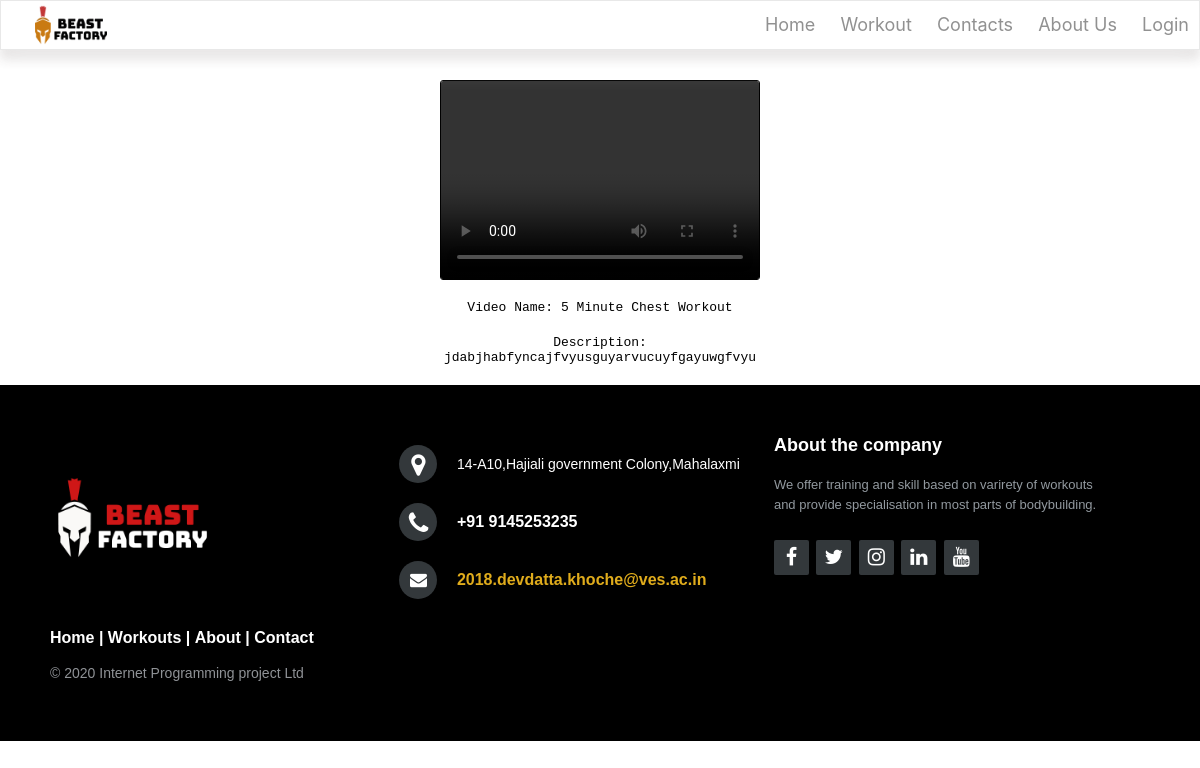
Page /pages/trainer/view.php on the earlier database version.
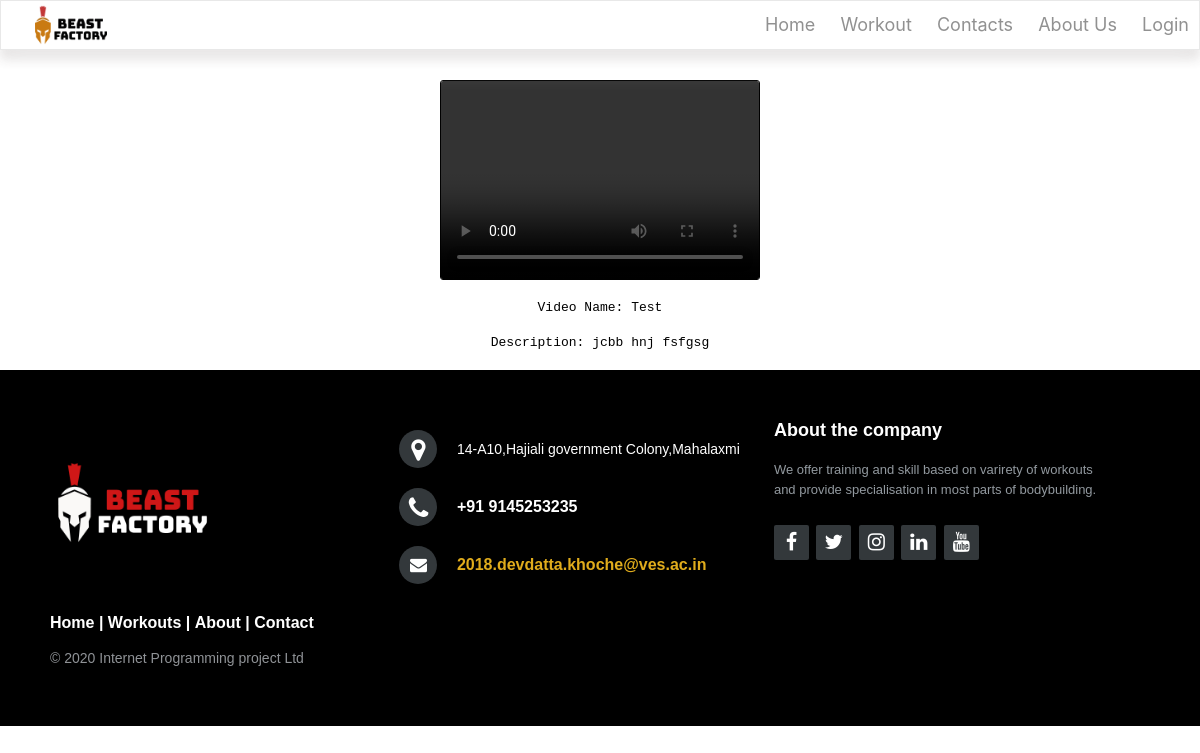
Same page on the later database version.
### tables this page shows
CREATE TABLE `Workout` (
  `Video_Name` varchar(100) NOT NULL,
  `Video_id` int(10) NOT NULL,
  `Price` int(11) NOT NULL,
  `Trainer_id` int(10) DEFAULT NULL,
  `name` varchar(255) NOT NULL,
  `location` varchar(255) NOT NULL,
  `Description` varchar(10000) NOT NULL,
  `tag` varchar(255) NOT NULL
);

### pages/trainer/view.php (the view, shortened to what this page needs)
<?php
include '../includes/dbh.inc.php';
?>
<!doctype html>
<html>
  <head>
  </head>
  <body>
  <?php
    require('../../components/basic/header.php')
  ?>
    <div>
     <?php
     $fetchVideos = mysqli_query($conn, "SELECT * FROM Workout ORDER BY Video_id DESC");
     while($row = mysqli_fetch_assoc($fetchVideos)){
        $location = $row['location'];
        echo "<div class='Content-center'>";
        echo "<video src='".$location."' controls width='320px' height='200px' >";
        echo "</div>";
        echo "<div class='Content-center'>";
        echo "<p><span>Video Name:</span> ". $row['Video_Name'] . "</p>";
        echo "</div>";
        echo "<div class='Content-center'>";
        echo "<p><span>Description:</span> ". $row['Description'] . "</p>";
        echo "</div>";
        echo "<br>";
        break;
     }
     ?>
    </div>
    <?php
        require('../../components/basic/footer.php')
    ?>
  </body>
</html>

### components/basic/header.php (shortened to what this page needs)
<!DOCTYPE html>
<html lang="en">
<head>
    <link rel="stylesheet" href="/css/common/header.css">
</head>
<body>
    <nav class="nav">
        <div class="nav-header">
            <div class="nav-title">
                <img src="/img/logo/logo_yellow_horizontal.png">
            </div>
        </div>
        <div class="nav-links">
            <a href="/pages/member/home.php" target="">Home</a>
            <a href="/pages/member/workouts.php" target="">Workout</a>
            <a href="/pages/member/contact.php" target="">Contacts</a>
            <a href="/pages/member/aboutus.php" target="">About Us</a>
            <?php
            if (isset($_SESSION["memberid"])) {
              echo "<a href='../../pages/member/videoList.php'>Dashboard</a>";
              echo "<a href='../includes/logout.inc.php'>Logout</a>";
            }
            elseif (isset($_SESSION["admin_userid"])) {
              echo "<a href='../../pages/admin/trainerList.php'>Dashboard</a>";
              echo "<a href='../includes/logout.inc.php'>Logout</a>";
            }
            elseif (isset($_SESSION["trainer_userid"])) {
              echo "<a href='../../pages/trainer/trainerVideoList.php'>Dashboard</a>";
              echo "<a href='../includes/logout.inc.php'>Logout</a>";
            }
            else {
              echo "<a href='../member/signIn.php'>Login</a>";
            }
          ?>
        </div>
    </nav>
</body>
</html>

### components/basic/footer.php (shortened to what this page needs)
<!DOCTYPE html>
<html>
<head>
	<link rel="stylesheet" href="http://maxcdn.bootstrapcdn.com/font-awesome/4.2.0/css/font-awesome.min.css">
	<link rel="stylesheet" href="/css/common/footer.css">
</head>
	<body>
		<footer class="footer footer-distributed">
			<div class="footer-left">
          <img src="/img/logo/logo_footer.png">
				<p class="footer-links">
					<a href="#">Home</a>
					|
					<a href="#">Workouts</a>
					|
					<a href="#">About</a>
					|
					<a href="#">Contact</a>
				</p>
				<p class="footer-company-name">© 2020 Internet Programming project Ltd</p>
			</div>
			<div class="footer-center">
				<div>
					<i class="fa fa-map-marker"></i>
					  <p><span>14-A10,Hajiali government Colony,Mahalaxmi</p>
				</div>
				<div>
					<i class="fa fa-phone"></i>
					<p>+91 9145253235</p>
				</div>
				<div>
					<i class="fa fa-envelope"></i>
					<p><a href="mailto:2018.devdatta.khoche@ves.ac.in">2018.devdatta.khoche@ves.ac.in</a></p>
				</div>
			</div>
			<div class="footer-right">
				<p class="footer-company-about">
					<span>About the company</span>
					We offer training and skill based on varirety of workouts and provide specialisation in most parts of bodybuilding.</p>
				<div class="footer-icons">
					<a href="#"><i class="fa fa-facebook"></i></a>
					<a href="#"><i class="fa fa-twitter"></i></a>
					<a href="#"><i class="fa fa-instagram"></i></a>
					<a href="#"><i class="fa fa-linkedin"></i></a>
					<a href="#"><i class="fa fa-youtube"></i></a>
				</div>
			</div>
		</footer>
	</body>
</html>

### css/common/header.css (style rules this page uses)
* { box-sizing: border-box; }
body { font-family: -apple-system, BlinkMacSystemFont, 'Segoe UI', Roboto, Oxygen, Ubuntu, Cantarell, 'Open Sans', 'Helvetica Neue', sans-serif; margin-top: 80px; }
.nav { height: 50px; width: 100%; background-color: #ffffff; position: relative; border: 1px solid #e8e8e8; box-shadow: 0 14px 28px rgb(255 255 255 / 25%), 0 10px 10px rgb(134 122 122 / 22%); position: fixed; top:0; z-index: 100; }
.nav > .nav-header { display: inline; }
.nav > .nav-header > .nav-title { display: inline-block; font-size: 22px; color: black; padding: 10px 10px 10px 10px; }
.nav > .nav-links { display: inline; float: right; font-size: 18px; }
.nav-title img { position: absolute; left: 30px; top: -16px; width: 80px; }
.nav > .nav-links > a { display: inline-block; padding: 13px 10px 13px 10px; text-decoration: none; color: #919191; }

### css/common/footer.css (style rules this page uses)
* { padding:0; margin:0; }
@media (max-height:800px) { footer { position: static; } }
.footer-distributed { background-color: black; box-sizing: border-box; width: 100%; text-align: left; font: bold 16px sans-serif; padding: 50px 50px 60px 50px; }
.footer-distributed .footer-left, .footer-distributed .footer-center, .footer-distributed .footer-right { display: inline-block; vertical-align: top; }
.footer-distributed .footer-left { width: 30%; margin: 0px; }
.footer-distributed .footer-left img { width: 50%; margin : 0; padding :0; }
.footer-distributed .footer-links { color: #ffffff; margin: 20px 0 12px; }
.footer-distributed .footer-links a { display:inline-block; line-height: 1.8; text-decoration: none; color: inherit; }
.footer-distributed .footer-company-name { color: #8f9296; font-size: 14px; font-weight: normal; margin: 0; }
.footer-distributed .footer-center { width: 35%; }
.footer-distributed .footer-center i { background-color: #33383b; color: #ffffff; font-size: 25px; width: 38px; height: 38px; border-radius: 50%; text-align: center; line-height: 42px; margin: 10px 15px; vertical-align: middle; }
.footer-distributed .footer-center i.fa-envelope { font-size: 17px; line-height: 38px; }
.footer-distributed .footer-center p { display: inline-block; color: #ffffff; vertical-align: middle; margin:0; }
.footer-distributed .footer-center p span { display:block; font-weight: normal; font-size:14px; line-height:2; }
.footer-distributed .footer-center p a { color: #e0ac1c; text-decoration: none;; }
.footer-distributed .footer-right { width: 30%; }
.footer-distributed .footer-company-about { line-height: 20px; color: #92999f; font-size: 13px; font-weight: normal; margin: 0; }
.footer-distributed .footer-company-about span { display: block; color: #ffffff; font-size: 18px; font-weight: bold; margin-bottom: 20px; }
.footer-distributed .footer-icons { margin-top: 25px; }
.footer-distributed .footer-icons a { display: inline-block; width: 35px; height: 35px; cursor: pointer; background-color: #33383b; border-radius: 2px; font-size: 20px; color: #ffffff; text-align: center; line-height: 35px; margin-right: 3px; margin-bottom: 5px; }

### pages/trainer/view.php (style rules this page uses)
.Content-center { text-align: center; margin-top: 20px; display: flex; justify-content: center; }
.Content-center p { font-family: monospace; max-width: calc(30em * 0.9); }
video { border-radius: 3px; border: 1px solid; }

Differences in the rows shown:
no longer on this page (row edited): workout: Video_Name "5 Minute Chest Workout", Description "jdabjhabfyncajfvyusguyarvucuyfgayuwgfvyu"
added workout: Video_Name "Test", Description "jcbb hnj fsfgsg"
